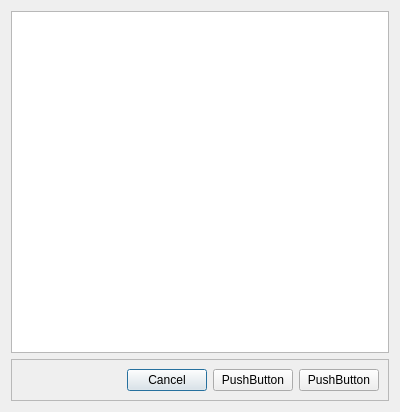
<?xml version="1.0" encoding="UTF-8"?>
<ui version="4.0">
 <class>Dialog</class>
 <widget class="QDialog" name="Dialog">
  <property name="geometry">
   <rect>
    <x>0</x>
    <y>0</y>
    <width>400</width>
    <height>412</height>
   </rect>
  </property>
  <property name="windowTitle">
   <string>Dialog</string>
  </property>
  <layout class="QVBoxLayout" name="verticalLayout">
   <item>
    <widget class="QTableWidget" name="select_from_list_data_list_table">
     <property name="acceptDrops">
      <bool>false</bool>
     </property>
     <property name="dragEnabled">
      <bool>false</bool>
     </property>
     <property name="dragDropMode">
      <enum>QAbstractItemView::NoDragDrop</enum>
     </property>
    </widget>
   </item>
   <item>
    <widget class="QFrame" name="frame">
     <property name="frameShape">
      <enum>QFrame::StyledPanel</enum>
     </property>
     <property name="frameShadow">
      <enum>QFrame::Raised</enum>
     </property>
     <layout class="QHBoxLayout" name="horizontalLayout">
      <item>
       <spacer name="horizontalSpacer">
        <property name="orientation">
         <enum>Qt::Horizontal</enum>
        </property>
        <property name="sizeHint" stdset="0">
         <size>
          <width>177</width>
          <height>20</height>
         </size>
        </property>
       </spacer>
      </item>
      <item>
       <widget class="QPushButton" name="select_from_list_cansel_button">
        <property name="text">
         <string>Cancel</string>
        </property>
       </widget>
      </item>
      <item>
       <widget class="QPushButton" name="pushButton_01">
        <property name="text">
         <string>PushButton</string>
        </property>
       </widget>
      </item>
      <item>
       <widget class="QPushButton" name="pushButton_02">
        <property name="text">
         <string>PushButton</string>
        </property>
       </widget>
      </item>
     </layout>
    </widget>
   </item>
  </layout>
 </widget>
 <resources/>
 <connections/>
</ui>
